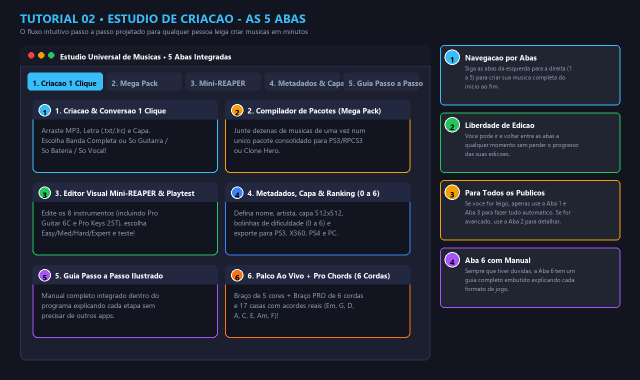
#> input picture assets/tutorial/02_estudio_navegacao_geral.png, 1280 x 760 px (shown at 1/2 size)
$ python -i png_xbox.py   (imports and definitions only)
#> lines starting #> are read from the running program, lines starting #| are printed output that depends on the picture
#> further down, picture is the input picture: PIL image 1280x760 RGBA; mean R, G, B, A 29.4, 34, 48.4, 252.6
### src/creator/png_ps3.py
"""Capa do álbum no formato do Rock Band 3 PS3 (`gen/<s>_keep.png_ps3`).

Formato (engenharia reversa das duas referências reais, ambas com 87444 bytes):

- cabeçalho HMX Bitmap de 32 bytes (little-endian):
    0  u8   versão (1)
    1  u8   bits por pixel (8 = DXT5)
    2  u32  codificação (24 = DXT5; 8 seria DXT1)
    6  u8   mipmaps (4 nas referências; o arquivo ainda leva a cadeia completa)
    7  u16  largura (256)
    9  u16  altura (256)
    11 u16  bytes por linha (256 = largura * bpp / 8)
    13      zeros até 32
- dados DXT5 (blocos de 16 bytes: alfa 8 bytes + cor 8 bytes) em ordem normal
  (sem troca de bytes), nível 256x256 seguido dos mipmaps 128..1 (cadeia completa,
  com mínimo de 1 bloco por nível): 87408 bytes;
- 4 bytes finais 0xAA (preenchimento, copiado das referências).
"""
import struct
from typing import List

import numpy as np

HEADER_SIZE = 32
ENCODING_DXT1 = 8
ENCODING_DXT5 = 24
SIZE = 256
# Mipmaps declarados no cabeçalho das referências (a cadeia gravada é completa)
_HEADER_MIPMAPS = 4
_TRAILER = b"\xaa\xaa\xaa\xaa"


# [9 lines left out: function _mip_sizes, not called in this run]


def _level_bytes(w: int, h: int, block_size: int) -> int:
    return max(1, (w + 3) // 4) * max(1, (h + 3) // 4) * block_size


# [6 lines left out: function parse_header, not called in this run]


def _rgb565_to_rgb(c: np.ndarray) -> np.ndarray:
    c = c.astype(np.uint32)
    r = (c >> 11) & 31
    g = (c >> 5) & 63
    b = c & 31
    return np.stack([(r * 255 + 15) // 31, (g * 255 + 31) // 63, (b * 255 + 15) // 31], -1).astype(np.int32)


# [76 lines left out: functions _decode_color_blocks, _decode_alpha_blocks, _blocks_to_image, decode_level, decode_png_ps3, not called in this run]


# ---------------------------------------------------------------------------
# Codificador
# ---------------------------------------------------------------------------
def _rgb_to_565(rgb: np.ndarray) -> np.ndarray:
    rgb = np.clip(np.rint(rgb), 0, 255).astype(np.uint32)
    return (((rgb[..., 0] * 31 + 127) // 255) << 11) | (((rgb[..., 1] * 63 + 127) // 255) << 5) \
        | ((rgb[..., 2] * 31 + 127) // 255)


def _image_to_blocks(img: np.ndarray) -> np.ndarray:
    """(h, w, c) com h, w múltiplos de 4 -> (n, 16, c)."""
    h, w, c = img.shape
    return img.reshape(h // 4, 4, w // 4, 4, c).transpose(0, 2, 1, 3, 4).reshape(-1, 16, c)


def _encode_color(px: np.ndarray) -> np.ndarray:
    """px: (n, 16, 3) float -> (n, 8) uint8 de cor DXT (modo de 4 cores)."""
    n = len(px)
    mean = px.mean(1, keepdims=True)
    centered = px - mean
    cov = np.einsum("nki,nkj->nij", centered, centered)
    # Eixo principal por iteração de potência (estável e vetorizado)
    axis = np.ones((n, 3)) / np.sqrt(3.0)
    for _ in range(8):
        axis = np.einsum("nij,nj->ni", cov, axis)
        norm = np.linalg.norm(axis, axis=1, keepdims=True)
        axis = np.where(norm > 1e-9, axis / np.maximum(norm, 1e-12), 1.0 / np.sqrt(3.0))
    proj = np.einsum("nki,ni->nk", centered, axis)
    lo = mean[:, 0] + axis * proj.min(1, keepdims=True)
    hi = mean[:, 0] + axis * proj.max(1, keepdims=True)
    c_hi = _rgb_to_565(hi)
    c_lo = _rgb_to_565(lo)
    # Modo de 4 cores exige c0 > c1; iguais -> todos os índices 0
    swap = c_hi < c_lo
    c0 = np.where(swap, c_lo, c_hi)
    c1 = np.where(swap, c_hi, c_lo)
    p0 = _rgb565_to_rgb(c0).astype(np.float64)
    p1 = _rgb565_to_rgb(c1).astype(np.float64)
    pal = np.stack([p0, p1, (2 * p0 + p1) / 3.0, (p0 + 2 * p1) / 3.0], 1)  # (n, 4, 3)
    dist = ((px[:, :, None, :] - pal[:, None, :, :]) ** 2).sum(-1)  # (n, 16, 4)
    idx = dist.argmin(-1).astype(np.uint32)
    idx = np.where((c0 == c1)[:, None], 0, idx)
    word = (idx << (2 * np.arange(16, dtype=np.uint32))).sum(1).astype(np.uint32)
    out = np.zeros((n, 8), np.uint8)
    out[:, 0], out[:, 1] = c0 & 0xFF, c0 >> 8
    out[:, 2], out[:, 3] = c1 & 0xFF, c1 >> 8
    for i in range(4):
        out[:, 4 + i] = (word >> (8 * i)) & 0xFF
    return out


# [35 lines left out: functions _encode_alpha, encode_level, not called in this run]


def build_header(width: int = SIZE, height: int = SIZE) -> bytes:
    hdr = struct.pack("<BBIBHHH", 1, 8, ENCODING_DXT5, _HEADER_MIPMAPS, width, height, width)
    return hdr.ljust(HEADER_SIZE, b"\x00")


# [28 lines left out: functions encode_png_ps3, write_png_ps3, not called in this run]

### src/creator/png_xbox.py
"""Capa do álbum no formato do Rock Band 3 Xbox 360 (`gen/<s>_keep.png_xbox`).

Formato (Onyx, Onyx/Image/DXT.hs `toDXT1File PNGXbox`; conferido com a CON de referência,
43720 bytes):

- cabeçalho HMX Bitmap de 32 bytes, o mesmo do png_ps3 mas com DXT1:
    versão 1, 4 bits por pixel, codificação 8 (DXT1), mipmaps 4 (byte 6),
    largura 256, altura 256, 128 bytes por linha, zeros até 32;
- dados DXT1 (blocos de 8 bytes) dos níveis 256, 128, 64, 32, 16, 8 e 4 (sem 2 e 1),
  sem rodapé;
- cada bloco tem os bytes trocados de 2 em 2 (palavras de 16 bits big-endian do Xbox):
  [1, 0, 3, 2, 5, 4, 7, 6]. Trocar de volta dá o bloco DXT1 comum (como no png_ps3).
"""
from typing import List, Tuple

import numpy as np

from src.creator.png_ps3 import (ENCODING_DXT1, HEADER_SIZE, _encode_color, _image_to_blocks,
                                 decode_level, parse_header)

SIZE = 256
LEVELS: Tuple[int, ...] = (256, 128, 64, 32, 16, 8, 4)
HEADER = bytes([0x01, 0x04, 0x08, 0x00, 0x00, 0x00, 0x04, 0x00,
                0x01, 0x00, 0x01, 0x80]).ljust(HEADER_SIZE, b"\x00")


def swap16(data: bytes) -> bytes:
    """Troca os bytes de cada par (Xbox <-> PS3/PC)."""
    a = np.frombuffer(data[:len(data) // 2 * 2], np.uint8).reshape(-1, 2)[:, ::-1]
    return a.tobytes() + data[len(data) // 2 * 2:]


def _level_offsets(width: int, height: int) -> List[Tuple[int, int, int]]:
    """(largura, altura, offset) de cada nível gravado."""
    out = []
    off = HEADER_SIZE
    w, h = width, height
    while w >= 4 and h >= 4:
        out.append((w, h, off))
        off += (w // 4) * (h // 4) * 8
        w, h = w // 2, h // 2
    return out


def decode_png_xbox(data: bytes, level: int = 0) -> np.ndarray:
    """Arquivo png_xbox (DXT1) -> imagem RGBA (h, w, 4) do nível pedido (0 = maior)."""
    hdr = parse_header(data)
    if hdr["encoding"] != ENCODING_DXT1:
        raise ValueError("codificação png_xbox não suportada: %d" % hdr["encoding"])
    levels = _level_offsets(hdr["width"], hdr["height"])
    if level >= len(levels):
        raise ValueError("nível de mipmap inexistente: %d" % level)
    w, h, off = levels[level]
    size = (w // 4) * (h // 4) * 8
    if off + size > len(data):
        raise ValueError("png_xbox truncado")
    return decode_level(swap16(data[off:off + size]), w, h, ENCODING_DXT1)


def encode_level_dxt1(rgb: np.ndarray) -> bytes:
    """Imagem RGB (h, w, 3) com lados múltiplos de 4 -> blocos DXT1 comuns."""
    return _encode_color(_image_to_blocks(np.asarray(rgb, np.float64))).tobytes()


def encode_png_xbox(image) -> bytes:
    """Imagem PIL (ou array) -> bytes de um `_keep.png_xbox` 256x256 DXT1 com mipmaps."""
    from PIL import Image
    if isinstance(image, np.ndarray):
        image = Image.fromarray(image.astype(np.uint8))
    im = image.convert("RGB")
    if im.size != (SIZE, SIZE):
        im = im.resize((SIZE, SIZE), Image.Resampling.LANCZOS)
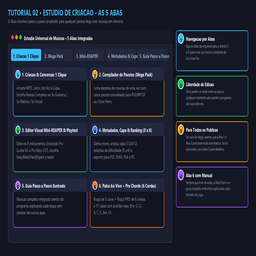
#> im: PIL image 256x256 RGB; mean R, G, B 29.4, 34, 48.4
    parts = [HEADER]
    for s in LEVELS:
        lvl = im if s == SIZE else im.resize((s, s), Image.Resampling.BOX)
        parts.append(swap16(encode_level_dxt1(np.asarray(lvl, dtype=np.float64))))
#> this loop made 7 passes
#> pass 2, in encode_png_xbox, `lvl = im if s == SIZE else im.resize((s, s), Image.Resampling.BOX)`:
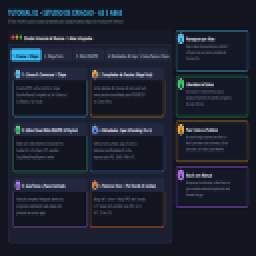
#> lvl: PIL image 128x128 RGB (shown 2 times larger); mean R, G, B 29.6, 34.2, 48.6
#> pass 3, in encode_png_xbox, `lvl = im if s == SIZE else im.resize((s, s), Image.Resampling.BOX)`:
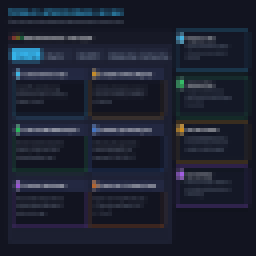
#> lvl: PIL image 64x64 RGB (shown 4 times larger); mean R, G, B 29.5, 34.1, 48.5
#> after the loop, parts = 8 items
    return b"".join(parts)


def write_png_xbox(image_path: str, dest_path: str) -> bool:
    """Converte uma imagem (png/jpg...) para `_keep.png_xbox`. False se falhar."""
    try:
        from PIL import Image
        with Image.open(image_path) as im:
            data = encode_png_xbox(im)
        with open(dest_path, "wb") as f:
            f.write(data)
        return True
    except Exception as e:
        print("[png_xbox] Erro ao gerar capa: %s" % e)
        return False

>>> from PIL import Image
>>> picture = Image.open('../../assets/tutorial/02_estudio_navegacao_geral.png')
>>> result = encode_png_xbox(picture)
